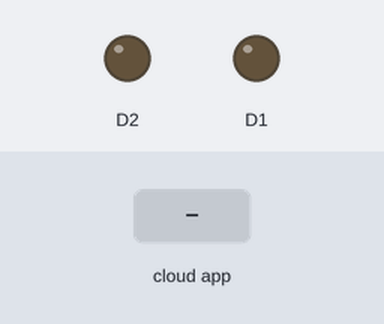
A sketch run on a simulated ESP8266 (NodeMCU). On the bench: output pins drawn as LEDs (lit = HIGH). The test bench sets the inputs (shaded band). WiFi joins after 1.5 s; servers stay silent unless stated; what the sketch prints to the serial monitor is not drawn.

Above: at 3.2 s.
3.3 s: the phone or cloud app sets switch1 to 0
At 4.1 s:
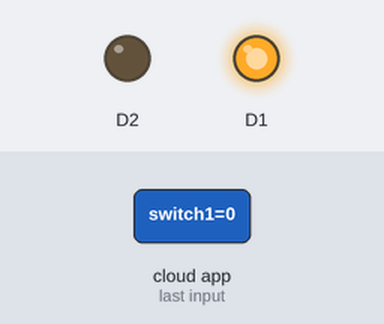
4.8 s: the phone or cloud app sets switch2 to 0
At 5.3 s:
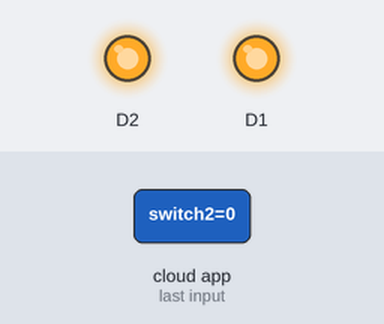
6.3 s: the phone or cloud app sets switch1 to 1
At 7.5 s:
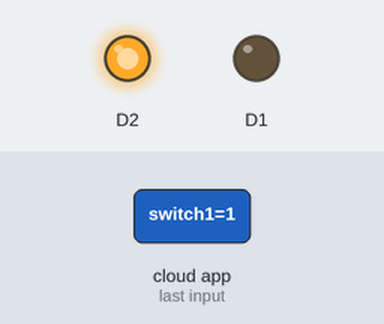
7.8 s: the phone or cloud app sets switch2 to 1
At 8.7 s:
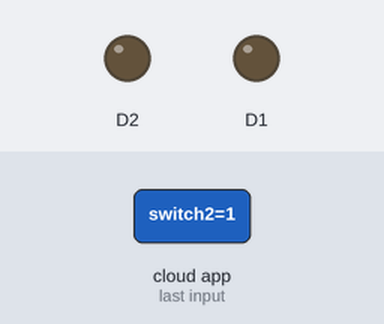
Timing chart, 0 to 10.3 s (numbered marks = the images above; inputs shaded):
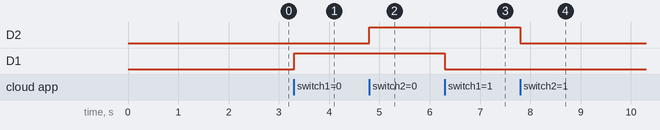

The sketch:

dis_matrix.ino
```cpp
#include <ArduinoIoTCloud.h>
#include <Arduino_ConnectionHandler.h>

const char DEVICE_LOGIN_NAME[]  = "5a3eb993-9eb5-45f0-8233-1fc87b9f37c7";

const char SSID[]               = "POCO X4 Pro";    // Network SSID (name)
const char PASS[]               = "Anurag@1947";    // Network password (use for WPA, or use as key for WEP)
const char DEVICE_KEY[]  = "UO6SmFg1@hzHKzi6QyDBu#bUo";    // Secret device password

void onSwitch1Change();
void onSwitch2Change();

bool switch1;
bool switch2;

void initProperties(){

  ArduinoCloud.setBoardId(DEVICE_LOGIN_NAME);
  ArduinoCloud.setSecretDeviceKey(DEVICE_KEY);
  ArduinoCloud.addProperty(switch1, READWRITE, ON_CHANGE, onSwitch1Change);
  ArduinoCloud.addProperty(switch2, READWRITE, ON_CHANGE, onSwitch2Change);

}

WiFiConnectionHandler ArduinoIoTPreferredConnection(SSID, PASS);


void setup() {
  pinMode(D1,OUTPUT);
  pinMode(D2,OUTPUT);

  Serial.begin(9600);
    if (WiFi.status() == WL_CONNECTED) {
    Serial.println("Disconnecting from Wi-Fi...");
    WiFi.disconnect();
  }

  // Connect to Wi-Fi
  Serial.println("Connecting to Wi-Fi...");
  WiFi.begin(SSID, PASS);

  while (WiFi.status() != WL_CONNECTED) {
    delay(500);
    Serial.print(".");
  }

  Serial.println("");
  Serial.println("WiFi connected");
  Serial.print("IP address: ");
  Serial.println(WiFi.localIP());
  delay(500);
  initProperties();

  ArduinoCloud.begin(ArduinoIoTPreferredConnection);

  setDebugMessageLevel(2);
  ArduinoCloud.printDebugInfo();
}

void loop() {
  ArduinoCloud.update();


}
void onSwitch1Change()  {
  if (switch1)
  {
    digitalWrite(D1,LOW);

  }
  else
  {
    digitalWrite(D1,HIGH);
  }

}
void onSwitch2Change()  {
  if (switch2)
  {
    digitalWrite(D2,LOW);
  }
  else
  {
    digitalWrite(D2,HIGH);
  }

}
```

Measured:
- after the input at 3.3 s, D1: LOW → HIGH at once
- after the input at 4.8 s, D2: LOW → HIGH at once
- after the input at 6.3 s, D1: HIGH → LOW at once
- after the input at 7.8 s, D2: HIGH → LOW at once
